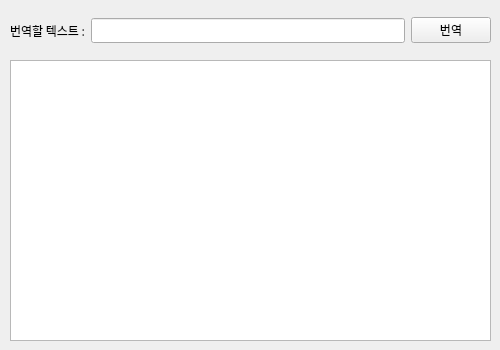
<?xml version="1.0" encoding="UTF-8"?>
<ui version="4.0">
 <class>Form</class>
 <widget class="QWidget" name="Form">
  <property name="geometry">
   <rect>
    <x>0</x>
    <y>0</y>
    <width>500</width>
    <height>350</height>
   </rect>
  </property>
  <property name="maximumSize">
   <size>
    <width>500</width>
    <height>350</height>
   </size>
  </property>
  <property name="font">
   <font>
    <family>맑은 고딕</family>
   </font>
  </property>
  <property name="windowTitle">
   <string>Form</string>
  </property>
  <widget class="QWidget" name="horizontalLayoutWidget">
   <property name="geometry">
    <rect>
     <x>10</x>
     <y>10</y>
     <width>481</width>
     <height>41</height>
    </rect>
   </property>
   <layout class="QHBoxLayout" name="horizontalLayout">
    <item>
     <widget class="QLabel" name="label">
      <property name="text">
       <string>번역할 텍스트 :</string>
      </property>
     </widget>
    </item>
    <item>
     <widget class="QLineEdit" name="txtBaseText">
      <property name="sizePolicy">
       <sizepolicy hsizetype="Expanding" vsizetype="Fixed">
        <horstretch>0</horstretch>
        <verstretch>0</verstretch>
       </sizepolicy>
      </property>
     </widget>
    </item>
    <item>
     <widget class="QPushButton" name="btnTrans">
      <property name="text">
       <string>번역</string>
      </property>
     </widget>
    </item>
   </layout>
  </widget>
  <widget class="QTextBrowser" name="txbResult">
   <property name="geometry">
    <rect>
     <x>10</x>
     <y>60</y>
     <width>481</width>
     <height>281</height>
    </rect>
   </property>
  </widget>
 </widget>
 <resources/>
 <connections/>
</ui>
